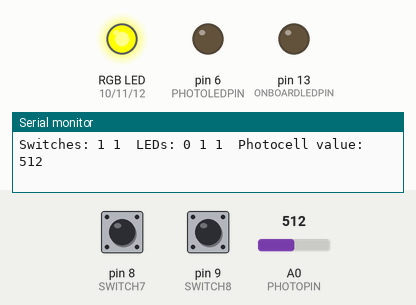
Simulated run of this sketch. Board: Arduino Uno, built with avr-gcc and run on an emulated ATmega328P. On the bench: an RGB LED mixed from three pins (HIGH = lit), output pins drawn as LEDs (lit = HIGH), the last lines printed to the serial monitor. The test bench sets the inputs (shaded band); at power-on: pin 8 (SWITCH7) HIGH, A0 (PHOTOPIN) = 512, pin 9 (SWITCH8) HIGH.

Above: at 1.2 s.
1.3 s: pin 8 (SWITCH7) pulled LOW for 0.25 s
At 2.2 s:
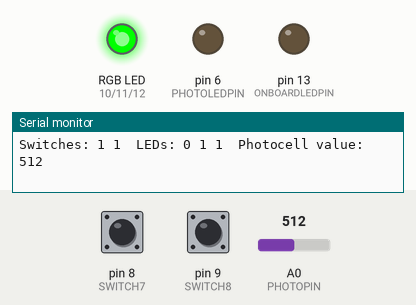
4.5 s: A0 (PHOTOPIN) set to 792
7.5 s: A0 (PHOTOPIN) set to 807
At 9.6 s:
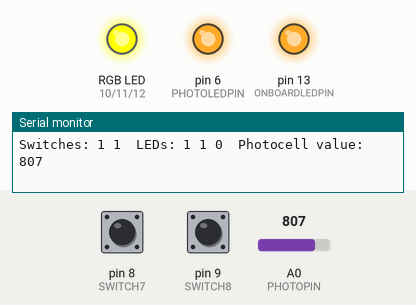
10.5 s: pin 9 (SWITCH8) pulled LOW for 0.25 s
At 11.9 s:
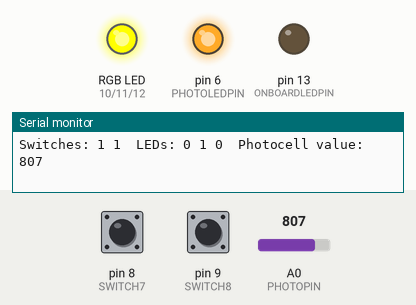
12.3 s: pin 8 (SWITCH7) pulled LOW for 1 s
At 13.2 s:
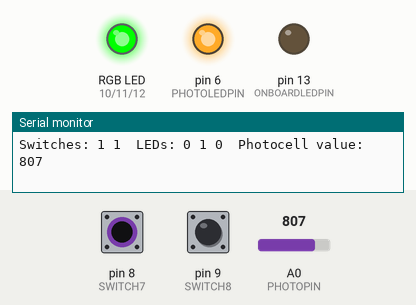
16.3 s: pin 8 (SWITCH7) pulled LOW for 0.25 s
At 17.2 s:
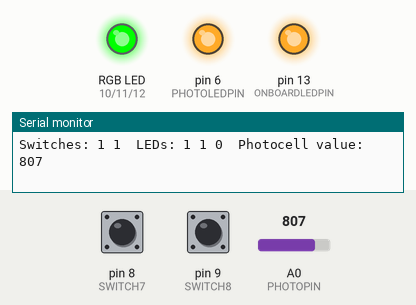
Timing chart, 0 to 20.5 s (numbered marks = the images above; inputs shaded):
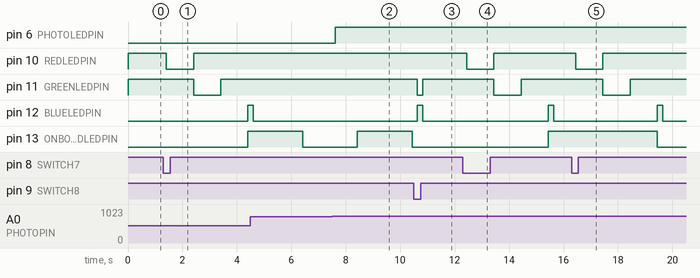

Measured:
- the behaviour switches between 799 and 800 on A0 (PHOTOPIN) (found by bisection; images 1 and 2)
- after the input at 1.3 s, pin 10 (REDLEDPIN): HIGH → LOW after 0.11 s, → HIGH 1.0 s later; pin 11 (GREENLEDPIN): HIGH → LOW after 1.1 s, → HIGH 1.0 s later; pin 12 (BLUELEDPIN): LOW → HIGH after 3.1 s
- after the input at 7.5 s, pin 6 (PHOTOLEDPIN): LOW → HIGH after 0.12 s
- after the input at 10.5 s, pin 11 (GREENLEDPIN): HIGH → LOW after 0.14 s, → HIGH 0.20 s later; pin 12 (BLUELEDPIN): LOW → HIGH after 0.14 s, → LOW 0.20 s later
- after the input at 12.3 s, pin 10 (REDLEDPIN): HIGH → LOW after 0.14 s, → HIGH 1.0 s later; pin 11 (GREENLEDPIN): HIGH → LOW after 1.1 s, → HIGH 1.0 s later; pin 12 (BLUELEDPIN): LOW → HIGH after 3.1 s, → LOW 0.20 s later
- after the input at 16.3 s, pin 10 (REDLEDPIN): HIGH → LOW after 0.15 s, → HIGH 1.0 s later; pin 11 (GREENLEDPIN): HIGH → LOW after 1.1 s, → HIGH 1.0 s later; pin 12 (BLUELEDPIN): LOW → HIGH after 3.1 s, → LOW 0.20 s later

The sketch:

lab1.ino
```cpp
/*
 * Code used in lab 1 of ELEC 291-20C
 */

// CONSTANTS
const int ONBOARDLEDPIN = 13;
const int REDLEDPIN = 10;
const int GREENLEDPIN = 11;
const int BLUELEDPIN = 12;
const int SWITCH8 = 9;
const int SWITCH7 = 8;
const int PHOTOPIN = 0;
const int PHOTOLEDPIN = 6;
const int PHOTOTHRESHOLD = 800;
const long INTERVAL = 2000;

// VARIABLES
unsigned long prevMilli = 0;
int onBoardLEDState = LOW;
int sw8Status, sw7Status, swLEDState, photoCellStatus, photoCellState; // used for Serial.print()

void setup() {
  Serial.begin(9600); // begin serial comms

  pinMode(ONBOARDLEDPIN, OUTPUT);
  pinMode(REDLEDPIN, OUTPUT);
  pinMode(GREENLEDPIN, OUTPUT);
  pinMode(BLUELEDPIN, OUTPUT);
  pinMode(PHOTOLEDPIN, OUTPUT);
  // other pins implicitly treated as INPUT
}

void loop() {
  // read the two switches used on the DIP switch and the value of the photocell
  sw8Status = digitalRead(SWITCH8);
  sw7Status = digitalRead(SWITCH7);
  photoCellStatus = analogRead(PHOTOPIN);

  // Both switches OFF => RGB OFF
  if ( sw8Status == LOW && sw7Status == LOW ) {
    digitalWrite(REDLEDPIN, HIGH);
    digitalWrite(GREENLEDPIN, HIGH);
    digitalWrite(BLUELEDPIN, HIGH);
    swLEDState = LOW;
  }
  // sw8 ON, sw7 OFF => Red->Green->Blue pattern
  else if ( sw8Status == HIGH && sw7Status == LOW ) {
    digitalWrite(REDLEDPIN, LOW);
    delay(1000);
    digitalWrite(REDLEDPIN, HIGH);
    digitalWrite(GREENLEDPIN, LOW);
    delay(1000);
    digitalWrite(GREENLEDPIN, HIGH);
    digitalWrite(BLUELEDPIN, LOW);
    delay(1000);
    digitalWrite(BLUELEDPIN, HIGH);
    swLEDState =  HIGH;
  }
  // sw8 OFF, sw7 ON => Green
  else if ( sw8Status == LOW && sw7Status == HIGH ) {
    digitalWrite(REDLEDPIN, HIGH);
    digitalWrite(GREENLEDPIN, LOW);
    digitalWrite(BLUELEDPIN, HIGH);
    swLEDState = HIGH;
  }
  // both ON => Blue
  else {
    digitalWrite(REDLEDPIN, HIGH);
    digitalWrite(GREENLEDPIN, HIGH);
    digitalWrite(BLUELEDPIN, LOW);
    swLEDState = HIGH;
  }

  // single-colour LED turns on at low light
  if ( photoCellStatus >= PHOTOTHRESHOLD ) {
    digitalWrite(PHOTOLEDPIN, HIGH);
    photoCellState = LOW;
  }
  else {
    digitalWrite(PHOTOLEDPIN, LOW);
    photoCellState = HIGH;
  }

  // blinks the LED on the Arduino every 2s without using delay();
  // checks every loop() if INTERVAL ms has passed
  unsigned long currMilli = millis();
  if ( currMilli - prevMilli >= INTERVAL ) {
    prevMilli = currMilli;

    if ( onBoardLEDState == LOW ) {
      onBoardLEDState = HIGH;
    }
    else {
      onBoardLEDState = LOW;
    }
    digitalWrite(ONBOARDLEDPIN, onBoardLEDState);
  }

  // prints the status of multiple elements on a line
  // Switches: sw8 sw7
  Serial.print("Switches: ");
  Serial.print(sw8Status);
  Serial.print(" ");
  Serial.print(sw7Status);
  // LEDs: Arduino RGB Light-sens
  Serial.print("\tLEDs: ");
  Serial.print(onBoardLEDState);
  Serial.print(" ");
  Serial.print(swLEDState);
  Serial.print(" ");
  Serial.print(photoCellState);
  // value read from the photocell
  Serial.print("\tPhotocell value: ");
  Serial.print(photoCellStatus);
  Serial.print("\n");
  delay(200); // 200 ms delay between loops as requested
}
```
